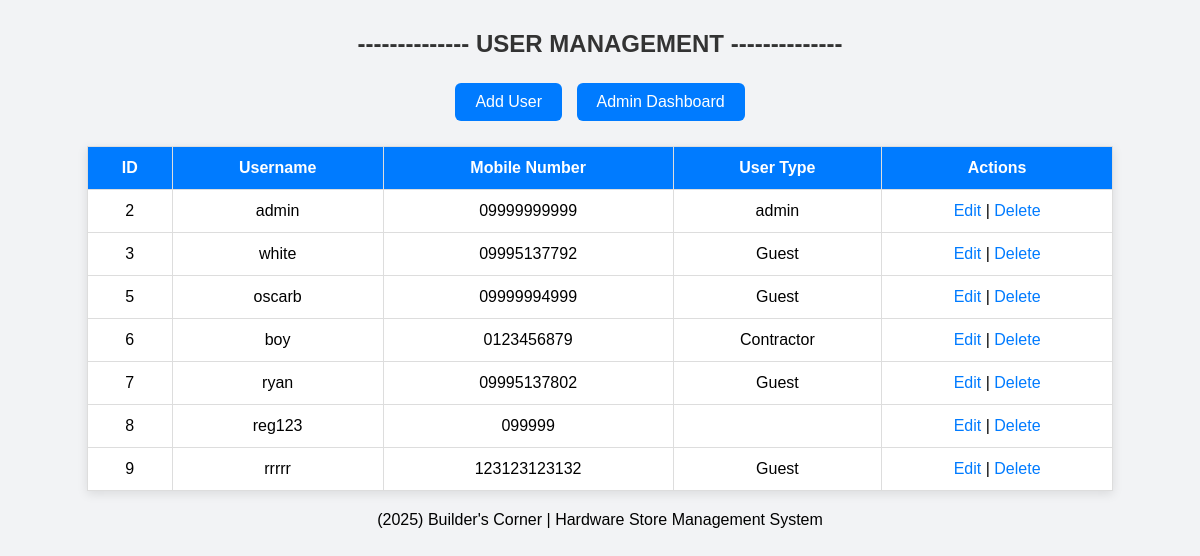
Page /users.php (signed in) on the committed database.
### tables this page shows
CREATE TABLE `customer` (
  `customerID` int(11) NOT NULL,
  `full_name` varchar(100) NOT NULL,
  `mobile` varchar(20) NOT NULL,
  `username` varchar(50) NOT NULL,
  `password` varchar(255) NOT NULL,
  `created_at` timestamp NULL DEFAULT NULL,
  `user_type` enum('admin','Guest','Contractor') DEFAULT 'Guest'
);

### users.php (the view, shortened to what this page needs)
<?php
include('db_connect.php');
$result = $conn->query("SELECT * FROM customer");
?>
<!DOCTYPE html>
<html>
<head>
  <link rel="stylesheet" href="user_crud.css">
</head>
<body>
  <h2> -------------- USER MANAGEMENT -------------- </h2>
  <a href="add_user.php" class="btn"> Add User</a>
  <a href="admin_dashboard.php" class="btn"> Admin Dashboard</a>
  <table>
    <tr>
      <th>ID</th>
      <th>Username</th>
      <th>Mobile Number</th>
      <th>User Type</th>
      <th>Actions</th>
    </tr>
    <?php while ($row = $result->fetch_assoc()) { ?>
      <tr>
        <td><?php echo $row['customerID']; ?></td>
        <td><?php echo htmlspecialchars($row['username']); ?></td>
        <td><?php echo htmlspecialchars($row['mobile']); ?></td>
        <td><?php echo htmlspecialchars($row['user_type']); ?></td>
        <td>
          <a href="edit_user.php?id=<?php echo $row['customerID']; ?>"> Edit</a> |
          <a href="delete_user.php?id=<?php echo $row['customerID']; ?>" onclick="return confirm('Delete this user?')"> Delete</a>
        </td>
      </tr>
    <?php } ?>
  </table>
  <footer>
    (2025) Builder's Corner | Hardware Store Management System
  </footer>
</body>
</html>

### user_crud.css (style rules this page uses)
body { font-family: "Poppins", sans-serif; background: #f2f3f5; text-align: center; margin: 30px; }
h2 { color: #333; margin-top: 20px; margin-bottom: 20px; }
table { width: 90%; margin: 20px auto; border-collapse: collapse; background: #fff; box-shadow: 0 3px 10px rgba(0,0,0,0.1); }
th, td { border: 1px solid #ddd; padding: 12px; }
th { background: #007bff; color: white; }
a { text-decoration: none; color: #007bff; }
.btn, .btn-manage { display: inline-block; padding: 10px 20px; background: #007bff; color: white; border-radius: 6px; margin: 5px; }

### rows in the picture
customer: customerID "2", username "admin", mobile "09999999999", user_type "admin"
customer: customerID "3", username "white", mobile "09995137792", user_type "Guest"
customer: customerID "5", username "oscarb", mobile "09999994999", user_type "Guest"
customer: customerID "6", username "boy", mobile "0123456879", user_type "Contractor"
customer: customerID "7", username "ryan", mobile "09995137802", user_type "Guest"
customer: customerID "8", username "reg123", mobile "099999"
customer: customerID "9", username "rrrrr", mobile "123123123132", user_type "Guest"
